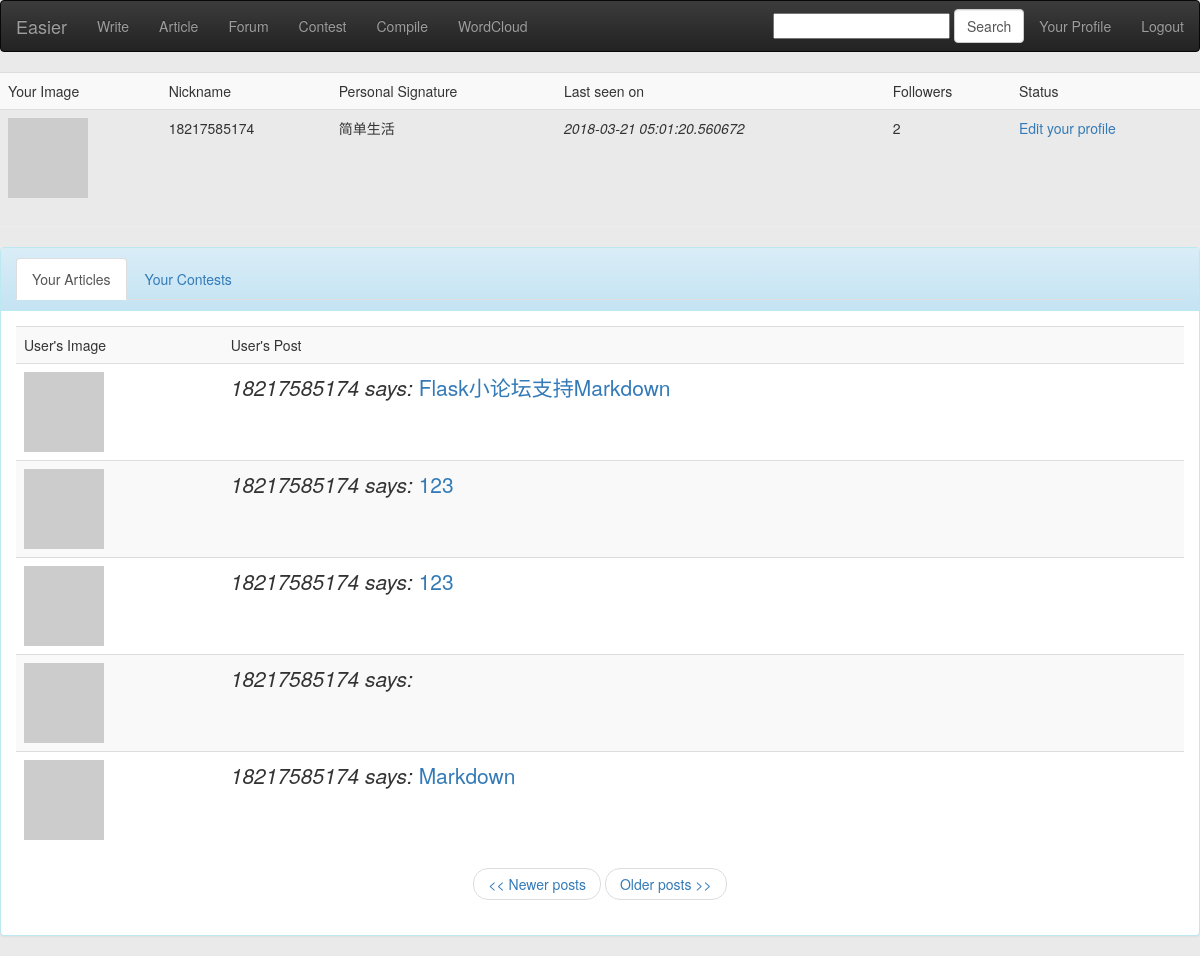
Page /user/18217585174/1 (signed in) on the earlier database version.
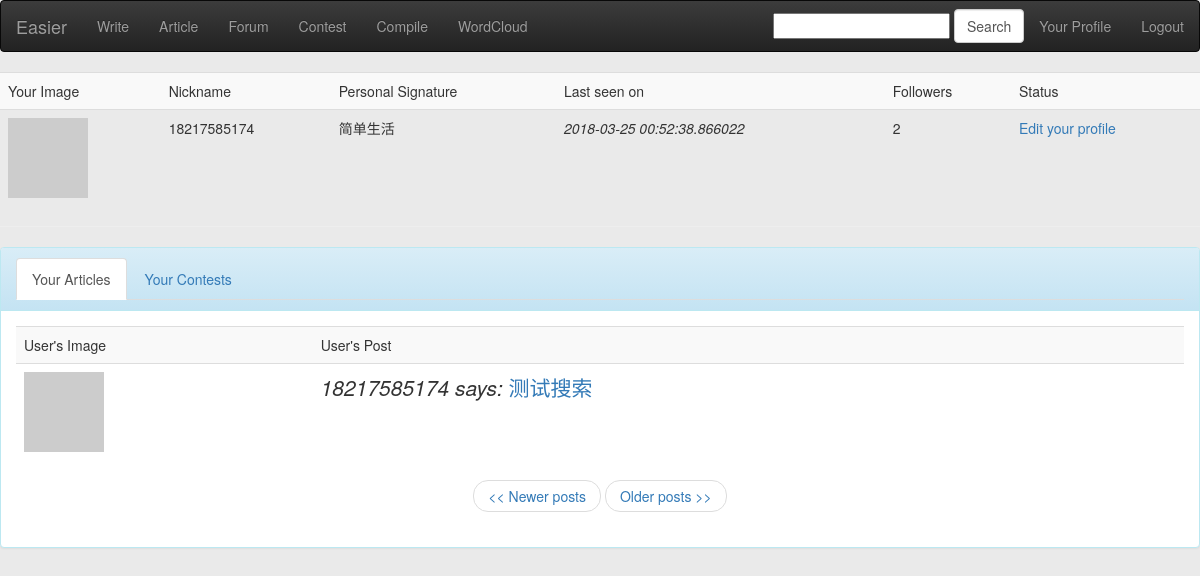
Same page on the later database version.
### app/models.py (models this page shows, shortened)
class User(db.Model):
    id = db.Column(db.Integer, primary_key=True)
    nickname = db.Column(db.String(64), index=True, unique=True)
    email = db.Column(db.String(120), index=True, unique=True)
    password = db.Column(db.String(120), index=True)
    posts = db.relationship('Post', backref='author', lazy='dynamic')
    cards = db.relationship('Card', backref='participant')
    about_me = db.Column(db.String(140))
    last_seen = db.Column(db.DateTime)
    followed = db.relationship('User',
                               secondary=followers,
                               primaryjoin=(followers.c.follower_id == id),
                               secondaryjoin=(followers.c.followed_id == id),
                               backref=db.backref('followers', lazy='dynamic'),
                               lazy='dynamic')
    is_authenticated = True
    is_active = True
    is_anonymous = False
    def avatar(self, size):
        return 'http://www.gravatar.com/avatar/' + md5(self.email.encode('utf8')).hexdigest() + '?d=mm&s=' + str(size)

class Post(db.Model):
    __searchable__ = ['body', 'title']
    __analyzer__ = ChineseAnalyzer()
    id = db.Column(db.Integer, primary_key=True)
    title = db.Column(db.String(100))
    body = db.Column(db.String(140))
    timestamp = db.Column(db.DateTime)
    user_id = db.Column(db.Integer, db.ForeignKey('user.id'))

### app/views.py (the view)
@app.route('/user/<nickname>')
@app.route('/user/<nickname>/<int:page>')
@login_required
def user(nickname, page=1):
    user = User.query.filter_by(nickname=nickname).first()
    if user is None:
        flash('User %s not found.' % nickname)
        return redirect(url_for('index'))
    posts = user.posts.paginate(page, POSTS_PER_PAGE, False)
    games = user.games.order_by(Game.timestamp.desc()).all()
    return render_template('user.html',
                           user=user, posts=posts,
                           games=games, datetime=datetime)

### app/forms.py
class SearchForm(Form):
    search = StringField('search', validators=[DataRequired()])

### app/views.py (called while the page is built)
@app.before_request
def before_request():
    g.user = current_user
    g.search_form = SearchForm()
    if g.user.is_authenticated:
        g.user.last_seen = datetime.utcnow()
        db.session.add(g.user)
        db.session.commit()

@lm.user_loader
def load_user(id):
    return User.query.get(int(id))

### app/templates/user.html (shortened to what this page needs)
{% extends "base.html" %}
{% block content %}
<table class="table table-striped table-hover">
    <tr>
        <td>Your Image</td>
        <td>Nickname</td>
        {% if user.about_me %}<td>Personal Signature</td>{% endif %}
        {% if user.last_seen %}<td>Last seen on</td>{% endif %}
        <td>Followers</td>
        <td>Status</td>
    </tr>
    <tr>
        <td><img src="{{user.avatar(50)}}"></td>
        <td>{{user.nickname}}</td>
        {% if user.about_me %}<td>{{user.about_me}}</td>{% endif %}
        {% if user.last_seen %}<td><i>{{user.last_seen}}</i></td>{% endif %}
        <td>{{user.followers.count()}}</td>
        <td>
        {% if user.id == g.user.id %}
            <a href="{{url_for('edit')}}">Edit your profile</a>
        {% elif not g.user.is_following(user) %}
            <a href="{{url_for('follow', nickname = user.nickname)}}">Follow</a>
        {% else %}
            <a href="{{url_for('unfollow', nickname = user.nickname)}}">Unfollow</a>
        {% endif %}
        </td>
    </tr>
</table>
<hr>
<div class="panel panel-info">
    <div class="panel-heading">
        <ul class="nav nav-tabs" role="tablist">
            <li role="presentation" class="active">
                <a href="#user_article" aria-controls="user_article" role="tab" data-toggle="tab">
                    Your Articles
                </a>
            </li>
            <li role="presentation">
                <a href="#user_game" aria-controls="user_game" role="tab" data-toggle="tab">
                    Your Contests
                </a>
            </li>
        </ul>
    </div>
    <div class="panel-body">
        <div class="tab-content">
            <div role="tabpanel" class="tab-pane active" id="user_article">
                <table class="table table-striped table-hover">
                    <tr>
                        <td>User's Image</td>
                        <td>User's Post</td>
                    </tr>
                    {% for post in posts.items %}
                        {% include 'post.html' %}
                    {% endfor %}
                </table>
                <nav>
                    <ul class="pager">
                        {% if posts.has_prev %}<li><a href="{{ url_for('user', nickname = user.nickname, page = posts.prev_num) }}"><< Newer posts</a></li>{% else %}<li><a href="#"><< Newer posts</a></li>{% endif %}
                        {% if posts.has_next %}<li><a href="{{ url_for('user', nickname = user.nickname, page = posts.next_num) }}">Older posts >></a></li>{% else %}<li><a href="#">Older posts >></a></li>{% endif %}
                    </ul>
                </nav>
            </div>
        </div>
    </div>
</div>
{% endblock %}

### app/templates/post.html
    <tr class="lead">
        <td><a href="{{ url_for('user', nickname = post.author.nickname) }}"><img src="{{post.author.avatar(50)}}"></a></td>
        <td><i>{{post.author.nickname}} says:</i>
        <a href="{{ url_for('article', pk = post.id) }}">{{post.title}}</a></td>
    </tr>

Differences in the rows shown:
removed Post: author.nickname "18217585174", title "Flask小论坛支持Markdown"
removed Post: author.nickname "18217585174", title "123"
removed Post: author.nickname "18217585174", title "123"
removed Post: author.nickname "18217585174"
removed Post: author.nickname "18217585174", title "Markdown"
changed User "简单生活": last_seen "2018-03-21 05:01:20.560672" → "2018-03-25 00:52:38.866022"
now on this page (row edited): Post: author.nickname "18217585174", title "测试搜索"
